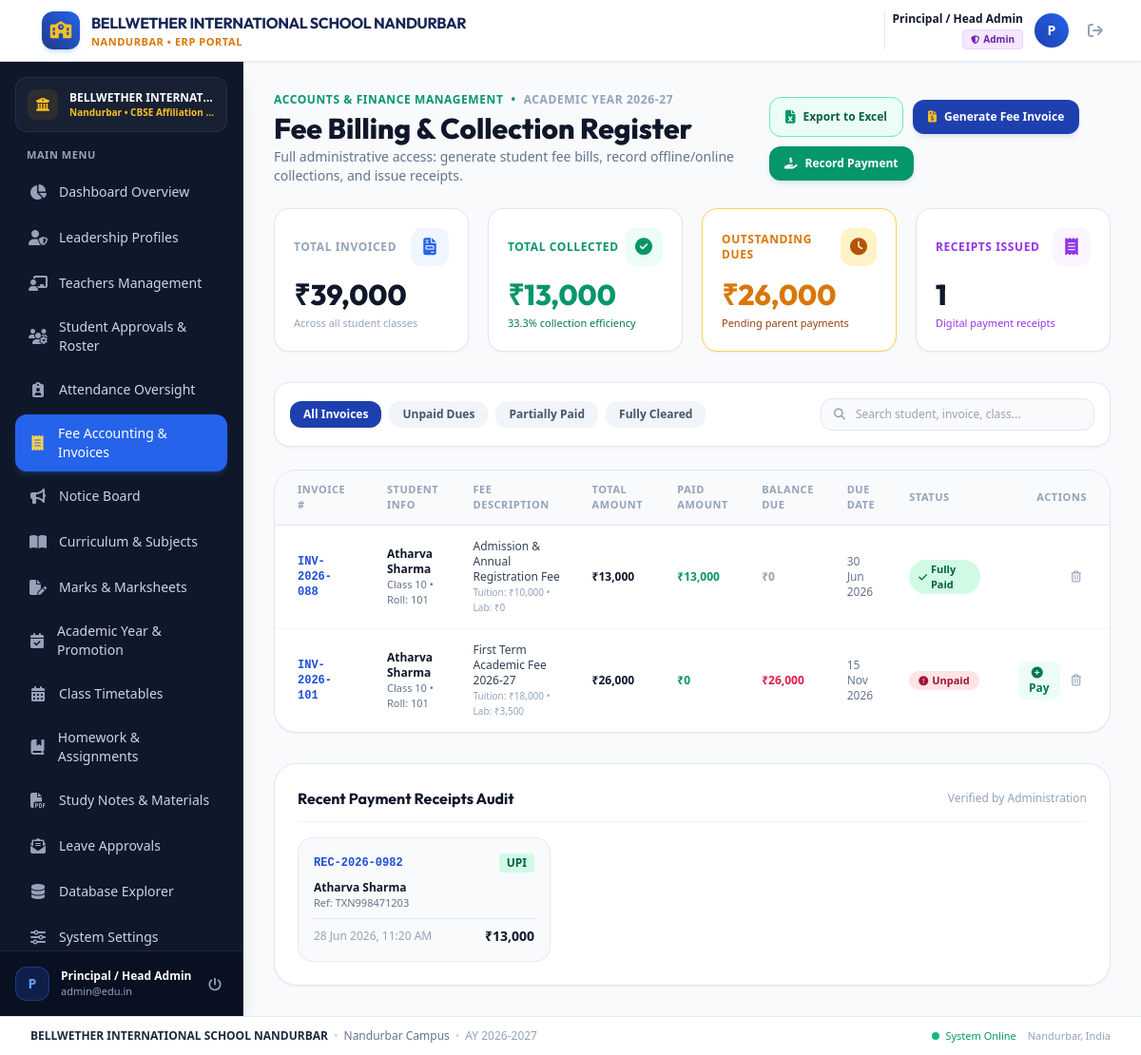
The page /admin/fees.php (signed in) on the database its author committed.
### tables this page shows
CREATE TABLE settings (
            key TEXT PRIMARY KEY,
            value TEXT
        );

CREATE TABLE fee_invoices (
            id INTEGER PRIMARY KEY AUTOINCREMENT,
            invoice_no TEXT UNIQUE NOT NULL,
            student_id INTEGER NOT NULL,
            title TEXT NOT NULL,
            tuition_fee REAL DEFAULT 0,
            lab_fee REAL DEFAULT 0,
            library_fee REAL DEFAULT 0,
            sports_fee REAL DEFAULT 0,
            exam_fee REAL DEFAULT 0,
            total_amount REAL NOT NULL,
            due_date DATE NOT NULL,
            status TEXT CHECK(status IN ('Paid', 'Partial', 'Unpaid')) DEFAULT 'Unpaid',
            created_at DATETIME DEFAULT CURRENT_TIMESTAMP,
            FOREIGN KEY (student_id) REFERENCES students(id) ON DELETE CASCADE
        );

CREATE TABLE fee_payments (
            id INTEGER PRIMARY KEY AUTOINCREMENT,
            receipt_no TEXT UNIQUE NOT NULL,
            invoice_id INTEGER NOT NULL,
            student_id INTEGER NOT NULL,
            amount_paid REAL NOT NULL,
            payment_mode TEXT CHECK(payment_mode IN ('UPI', 'Cash', 'Card', 'Net Banking')) DEFAULT 'UPI',
            transaction_ref TEXT,
            payment_date DATETIME DEFAULT CURRENT_TIMESTAMP,
            received_by INTEGER,
            FOREIGN KEY (invoice_id) REFERENCES fee_invoices(id) ON DELETE CASCADE,
            FOREIGN KEY (student_id) REFERENCES students(id) ON DELETE CASCADE
        );

CREATE TABLE students (
            id INTEGER PRIMARY KEY AUTOINCREMENT,
            user_id INTEGER UNIQUE NOT NULL,
            student_code TEXT UNIQUE NOT NULL,
            full_name TEXT NOT NULL,
            gender TEXT,
            dob TEXT,
            class TEXT NOT NULL,
            roll_no TEXT,
            guardian_name TEXT,
            phone TEXT,
            address TEXT,
            blood_group TEXT,
            admission_date TEXT, photo TEXT DEFAULT NULL,
            FOREIGN KEY (user_id) REFERENCES users(id) ON DELETE CASCADE
        );

### admin/fees.php (the view, shortened to what the rows shown need)
<?php
require_once __DIR__ . '/../includes/auth.php';
$where = "";
$invoices = $pdo->query("
    SELECT f.*, s.full_name as student_name, s.student_code, s.class, s.roll_no,
           IFNULL((SELECT SUM(amount_paid) FROM fee_payments WHERE invoice_id = f.id), 0) as paid_amount
    FROM fee_invoices f
    JOIN students s ON f.student_id = s.id
    {$where}
    ORDER BY f.id DESC
")->fetchAll();
$recent_payments = $pdo->query("
    SELECT p.*, s.full_name as student_name, s.student_code, f.invoice_no
    FROM fee_payments p
    JOIN students s ON p.student_id = s.id
    JOIN fee_invoices f ON p.invoice_id = f.id
    ORDER BY p.id DESC LIMIT 6
")->fetchAll();
require_once __DIR__ . '/../includes/header.php';
require_once __DIR__ . '/../includes/sidebar.php';
?>
<main class="flex-1 overflow-y-auto bg-slate-50 p-4 sm:p-6 lg:p-8">
    <div class="flex flex-col sm:flex-row sm:items-center justify-between gap-4 mb-6">
        <div>
            <h1 class="text-2xl sm:text-3xl font-extrabold text-slate-900 font-['Outfit']">
                Fee Billing &amp; Collection Register
            </h1>
        </div>
    </div>
    <div class="bg-white rounded-3xl border border-slate-200 shadow-sm overflow-hidden mb-8">
        <div class="overflow-x-auto">
            <table id="feesTable" class="w-full text-left border-collapse">
                <thead>
                    <tr class="bg-slate-50 text-[11px] font-bold text-slate-400 uppercase tracking-wider border-b border-slate-200">
                        <th class="py-3 px-4 sm:px-6">Invoice #</th>
                        <th class="py-3 px-4">Student Info</th>
                        <th class="py-3 px-4">Fee Description</th>
                        <th class="py-3 px-4">Total Amount</th>
                        <th class="py-3 px-4">Paid Amount</th>
                        <th class="py-3 px-4">Balance Due</th>
                        <th class="py-3 px-4">Due Date</th>
                        <th class="py-3 px-4">Status</th>
                        <th class="py-3 px-4 sm:px-6 text-right">Actions</th>
                    </tr>
                </thead>
                <tbody class="divide-y divide-slate-100 text-xs">
                    <?php foreach ($invoices as $inv): ?>
                        <?php
                            $balance = max(0, $inv['total_amount'] - $inv['paid_amount']);
                        ?>
                        <tr class="hover:bg-slate-50/70 transition">
                            <td class="py-3.5 px-4 sm:px-6 font-mono font-bold text-blue-700">
                                <?= htmlspecialchars($inv['invoice_no']) ?>
                            </td>
                            <td class="py-3.5 px-4">
                                <div class="font-bold text-slate-900"><?= htmlspecialchars($inv['student_name']) ?></div>
                                <div class="text-[11px] text-slate-500"><?= htmlspecialchars($inv['class']) ?> &bull; Roll: <?= htmlspecialchars($inv['roll_no'] ?: 'N/A') ?></div>
                            </td>
                            <td class="py-3.5 px-4 text-slate-700">
                                <div class="font-medium"><?= htmlspecialchars($inv['title']) ?></div>
                                <div class="text-[10px] text-slate-400">Tuition: ₹<?= number_format($inv['tuition_fee']) ?> &bull; Lab: ₹<?= number_format($inv['lab_fee']) ?></div>
                            </td>
                            <td class="py-3.5 px-4 font-bold text-slate-900">
                                ₹<?= number_format($inv['total_amount']) ?>
                            </td>
                            <td class="py-3.5 px-4 font-bold text-emerald-600">
                                ₹<?= number_format($inv['paid_amount']) ?>
                            </td>
                            <td class="py-3.5 px-4 font-bold <?= $balance > 0 ? 'text-rose-600' : 'text-slate-400' ?>">
                                ₹<?= number_format($balance) ?>
                            </td>
                            <td class="py-3.5 px-4 text-slate-500">
                                <?= date('d M Y', strtotime($inv['due_date'])) ?>
                            </td>
                            <td class="py-3.5 px-4">
                                <?php if ($inv['status'] === 'Paid'): ?>
                                    <span class="inline-flex items-center px-2.5 py-0.5 rounded-full text-[11px] font-bold bg-emerald-100 text-emerald-800">
                                        <i class="fa-solid fa-check text-[10px] mr-1"></i> Fully Paid
                                    </span>
                                <?php elseif ($inv['status'] === 'Partial'): ?>
                                    <span class="inline-flex items-center px-2.5 py-0.5 rounded-full text-[11px] font-bold bg-amber-100 text-amber-800">
                                        <i class="fa-solid fa-clock-rotate-left text-[10px] mr-1"></i> Partial
                                    </span>
                                <?php else: ?>
                                    <span class="inline-flex items-center px-2.5 py-0.5 rounded-full text-[11px] font-bold bg-rose-100 text-rose-800">
                                        <i class="fa-solid fa-circle-exclamation text-[10px] mr-1"></i> Unpaid
                                    </span>
                                <?php endif; ?>
                            </td>
                            <td class="py-3.5 px-4 sm:px-6 text-right">
                                <div class="flex items-center justify-end space-x-1.5">
                                    <?php if ($balance > 0): ?>
                                        <button type="button"
                                                onclick='quickPayModal(<?= json_encode($inv) ?>)'
                                                class="px-2.5 py-1 rounded-lg bg-emerald-50 text-emerald-700 hover:bg-emerald-100 font-bold text-xs transition" title="Record Payment">
                                            <i class="fa-solid fa-plus-circle mr-1"></i> Pay
                                        </button>
                                    <?php endif; ?>
                                    <form method="POST" action="fees.php" onsubmit="return confirm('Delete this fee invoice?');">
                                        <button type="submit" class="p-1.5 text-slate-400 hover:text-rose-600 rounded-lg text-xs transition" title="Delete Invoice">
                                            <i class="fa-regular fa-trash-can"></i>
                                        </button>
                                    </form>
                                </div>
                            </td>
                        </tr>
                    <?php endforeach; ?>
                </tbody>
            </table>
        </div>
    </div>
    <div class="bg-white rounded-3xl border border-slate-200 shadow-sm p-6">
        <div class="grid grid-cols-1 sm:grid-cols-2 lg:grid-cols-3 gap-4">
            <?php foreach ($recent_payments as $rp): ?>
                <div class="p-4 rounded-2xl bg-slate-50 border border-slate-200/80 text-xs space-y-2">
                    <div class="flex items-center justify-between">
                        <span class="font-mono font-bold text-blue-700"><?= htmlspecialchars($rp['receipt_no']) ?></span>
                        <span class="px-2 py-0.5 rounded font-semibold bg-emerald-100 text-emerald-800"><?= htmlspecialchars($rp['payment_mode']) ?></span>
                    </div>
                    <div>
                        <div class="font-bold text-slate-900"><?= htmlspecialchars($rp['student_name']) ?></div>
                        <div class="text-[11px] text-slate-500">Ref: <?= htmlspecialchars($rp['transaction_ref'] ?: 'N/A') ?></div>
                    </div>
                    <div class="flex items-center justify-between pt-2 border-t border-slate-200">
                        <span class="text-slate-400"><?= date('d M Y, h:i A', strtotime($rp['payment_date'])) ?></span>
                        <span class="font-bold text-slate-900 text-sm">₹<?= number_format($rp['amount_paid']) ?></span>
                    </div>
                </div>
            <?php endforeach; ?>
        </div>
    </div>
</main>
<?php require_once __DIR__ . '/../includes/footer.php'; ?>

### includes/header.php (shortened to what the rows shown need)
<?php
require_once __DIR__ . '/auth.php';
$school_name = get_setting($pdo, 'school_name', 'BELLWETHER INTERNATIONAL SCHOOL NANDURBAR');
$school_city = get_setting($pdo, 'school_city', 'Nandurbar');
?>
<!DOCTYPE html>
<html lang="en" class="h-full bg-slate-50">
<head>
    <script src="https://cdn.tailwindcss.com"></script>
    <link rel="stylesheet" href="https://cdnjs.cloudflare.com/ajax/libs/font-awesome/6.5.1/css/all.min.css">
    <link rel="stylesheet" href="/assets/css/custom.css">
</head>
<body class="h-full flex flex-col font-sans text-slate-800 antialiased bg-slate-50">
    <header class="bg-white border-b border-slate-200 sticky top-0 z-30 shadow-sm no-print">
        <div class="px-4 sm:px-6 lg:px-8">
            <div class="flex items-center justify-between h-16">
                <div class="flex items-center space-x-3">
                    <a href="/" class="flex items-center space-x-2 sm:space-x-3 group min-w-0">
                        <div class="min-w-0">
                            <span class="text-xs sm:text-sm md:text-base font-bold tracking-tight text-navy-950 font-['Outfit'] block leading-tight truncate max-w-[130px] xs:max-w-[180px] sm:max-w-xs md:max-w-md lg:max-w-xl" title="<?= htmlspecialchars($school_name) ?>"><?= htmlspecialchars($school_name) ?></span>
                            <span class="text-[9px] sm:text-[11px] font-semibold tracking-wider text-amber-600 uppercase block truncate"><?= htmlspecialchars($school_city) ?> • ERP Portal</span>
                        </div>
                    </a>
                </div>
            </div>
        </div>
    </header>
    <div class="flex-1 flex overflow-hidden">

### includes/sidebar.php (shortened to what the rows shown need)
<?php
$school_name = isset($pdo) ? get_setting($pdo, 'school_name', 'BELLWETHER INTERNATIONAL SCHOOL NANDURBAR') : 'BELLWETHER INTERNATIONAL SCHOOL NANDURBAR';
$school_city = isset($pdo) ? get_setting($pdo, 'school_city', 'Nandurbar') : 'Nandurbar';
$school_affiliation = isset($pdo) ? get_setting($pdo, 'school_affiliation', 'CBSE #113042') : 'CBSE';
?>
<aside id="sidebar" class="fixed inset-y-0 left-0 z-40 w-64 bg-slate-900 text-slate-300 transform -translate-x-full lg:translate-x-0 lg:static lg:inset-auto transition-transform duration-200 ease-in-out flex flex-col justify-between shrink-0 shadow-xl border-r border-slate-800 no-print">
    <div class="p-4 flex-1 flex flex-col overflow-y-auto">
        <div class="px-3 py-3 mb-4 rounded-xl bg-slate-800/60 border border-slate-700/50 flex items-center space-x-3 min-w-0">
            <div class="min-w-0 flex-1">
                <p class="text-xs font-bold text-white truncate" title="<?= htmlspecialchars($school_name) ?>"><?= htmlspecialchars($school_name) ?></p>
                <p class="text-[10px] text-amber-400 font-semibold truncate"><?= htmlspecialchars($school_city) ?> • <?= htmlspecialchars($school_affiliation) ?></p>
            </div>
        </div>
    </div>
</aside>

### includes/footer.php (shortened to what the rows shown need)
<?php
$footer_school_name = isset($pdo) ? get_setting($pdo, 'school_name', 'BELLWETHER INTERNATIONAL SCHOOL NANDURBAR') : 'BELLWETHER INTERNATIONAL SCHOOL NANDURBAR';
$footer_school_city = isset($pdo) ? get_setting($pdo, 'school_city', 'Nandurbar') : 'Nandurbar';
?>
    </div>
    <footer class="bg-white border-t border-slate-200 py-3 px-4 sm:px-6 lg:px-8 text-xs text-slate-500 flex flex-col sm:flex-row items-center justify-between gap-2 no-print">
        <div class="flex flex-wrap items-center justify-center sm:justify-start gap-1.5 text-center sm:text-left min-w-0">
            <span class="font-bold text-slate-800 break-words"><?= htmlspecialchars($footer_school_name) ?></span>
            <span class="text-slate-300 hidden sm:inline">&bull;</span>
            <span class="text-slate-500"><?= htmlspecialchars($footer_school_city) ?> Campus</span>
            <span class="text-slate-300 hidden sm:inline">&bull;</span>
            <span class="text-slate-400">AY 2026-2027</span>
        </div>
        <div class="flex items-center space-x-3 shrink-0">
            <span class="inline-flex items-center text-emerald-600 font-medium text-[11px]">
                <span class="w-2 h-2 rounded-full bg-emerald-500 mr-1.5 animate-pulse"></span> System Online
            </span>
            <span class="text-slate-400 text-[11px]"><?= htmlspecialchars($footer_school_city) ?>, India</span>
        </div>
    </footer>
</body>
</html>

### rows shown on the page
settings: value "BELLWETHER INTERNATIONAL SCHOOL NANDURBAR", value "BELLWETHER INTERNAT…"
settings: value "NANDURBAR", value "Nandurbar"
settings: value "CBSE Affiliation…"
fee_invoices: invoice_no "INV-2026-088", student_name "Atharva Sharma", class "Class 10", roll_no "101", title "Admission & Annual Registration Fee", tuition_fee "10,000", lab_fee "0", total_amount "13,000", paid_amount "13,000", balance "0", due_date "30 Jun 2026", status "Paid" (drawn)
fee_invoices: invoice_no "INV-2026-101", student_name "Atharva Sharma", class "Class 10", roll_no "101", title "First Term Academic Fee 2026-27", tuition_fee "18,000", lab_fee "3,500", total_amount "26,000", paid_amount "0", balance "26,000", due_date "15 Nov 2026", status "Unpaid" (drawn)
fee_payments: receipt_no "REC-2026-0982", payment_mode "UPI", student.full_name "Atharva Sharma", transaction_ref "TXN998471203", payment_date "28 Jun 2026, 11:20 AM", amount_paid "13,000"

### other values the page prints
$current_user['name'] "Principal / Head Admin"
$role_label "Admin"
substr($current_user['name'], 0, 1) "P"
$item['title'] "Dashboard Overview"
$item['title'] "Leadership Profiles"
$item['title'] "Teachers Management"
$item['title'] "Student Approvals & Roster"
$item['title'] "Attendance Oversight"
$item['title'] "Fee Accounting & Invoices"
$item['title'] "Notice Board"
$item['title'] "Curriculum & Subjects"
$item['title'] "Marks & Marksheets"
$item['title'] "Academic Year & Promotion"
$item['title'] "Class Timetables"
$item['title'] "Homework & Assignments"
